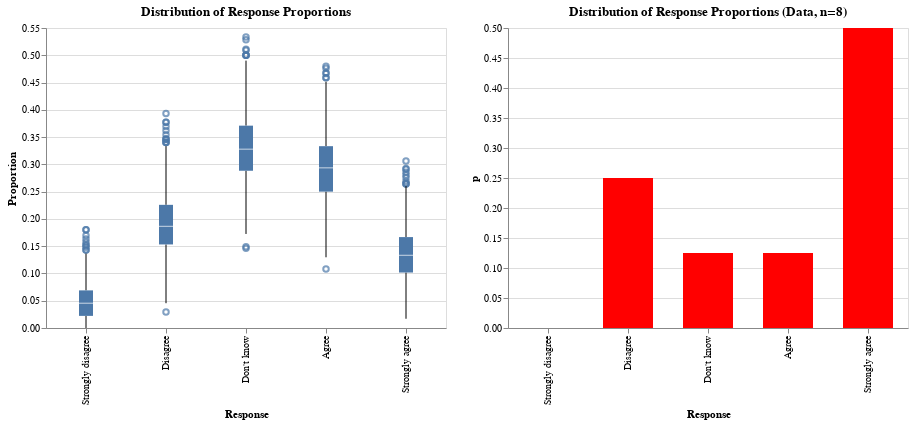

This figure's notebook cell:
### Code cell
# Draw young urban female highly educated only
fquery = "gender == 'Male' and nationality == 'Other' and electoral_district == 'Tartu linn'"

print(f"N in original data: {len(data.query(fquery))}")
print(f"N in synthetic population: {len(df2.query(fquery))}")

f_df = df2.query(fquery)
agg = (f_df.groupby(['response','adraw']).size()/f_df.groupby('adraw').size()).reset_index(name='p')

alt.Chart(agg.sample(5000)).mark_boxplot().encode(
    x=alt.X('response').sort(cats).title('Response'),
    y=alt.Y('p').title('Proportion')
).properties(
    title='Distribution of Response Proportions',
    width=400,
    height=300
)

ticks = alt.Chart(data.query(fquery)[dependent_col].value_counts(normalize=True).reset_index(name='p')).mark_bar(color='red', size=50).encode(
    x=alt.X(dependent_col).sort(cats).title('Response'),
    y='p'
).properties(
    title=f'Distribution of Response Proportions (Data, n={len(data.query(fquery))})',
    width=400,
    height=300
)

plot | ticks

### Figure 1 — Vega-Lite specification as saved in the notebook (floating-point values rounded to 4 significant figures; data arrays with more than 128 entries replaced by an {"elided": "..."} marker saying what was removed)
{"config": {"view": {"continuousWidth": 300, "continuousHeight": 300}}, "hconcat": [{"data": {"name": "data-1743719a006b98a0e990a0c7dc1ce7a4"}, "mark": {"type": "boxplot"}, "encoding": {"x": {"field": "response", "sort": ["Strongly disagree", "Disagree", "Don't know", "Agree", "Strongly agree"], "title": "Response", "type": "ordinal"}, "y": {"field": "p", "title": "Proportion", "type": "quantitative"}}, "height": 300, "title": "Distribution of Response Proportions", "width": 400}, {"data": {"name": "data-bade09014463713cf4573ed1f899d7cf"}, "mark": {"type": "bar", "color": "red", "size": 50}, "encoding": {"x": {"field": "e-valimised", "sort": ["Strongly disagree", "Disagree", "Don't know", "Agree", "Strongly agree"], "title": "Response", "type": "ordinal"}, "y": {"field": "p", "type": "quantitative"}}, "height": 300, "title": "Distribution of Response Proportions (Data, n=8)", "width": 400}], "$schema": "https://vega.github.io/schema/vega-lite/v5.20.1.json", "datasets": {"data-1743719a006b98a0e990a0c7dc1ce7a4": {"elided": "5000 records"}, "data-bade09014463713cf4573ed1f899d7cf": [{"e-valimised": "Strongly agree", "p": 0.5}, {"e-valimised": "Disagree", "p": 0.25}, {"e-valimised": "Don't know", "p": 0.125}, {"e-valimised": "Agree", "p": 0.125}, {"e-valimised": "Strongly disagree", "p": 0.0}]}}
